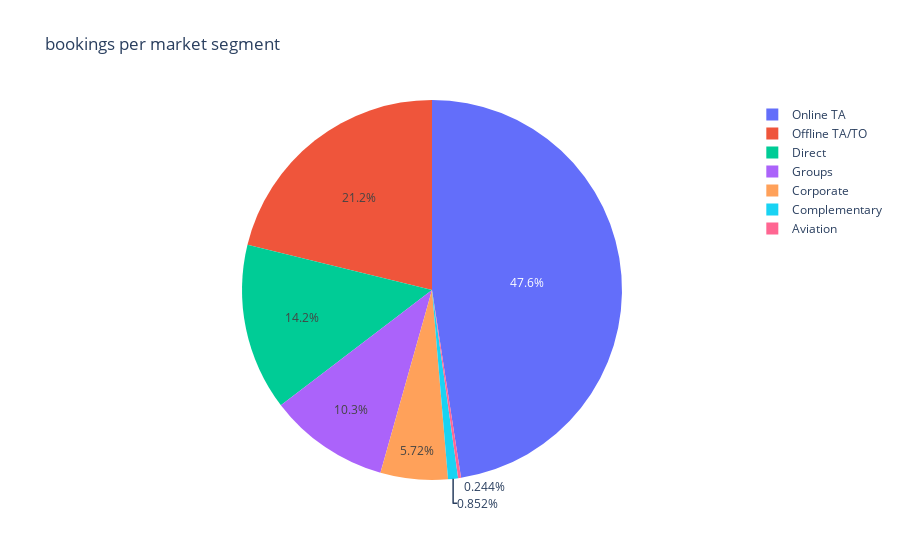

Notebook code for this chart:
### Code cell
px.pie(clean_data, values=clean_data['market_segment'].value_counts(), names=clean_data['market_segment'].value_counts().index,title='bookings per market segment')

### Figure 1 — Plotly figure (JSON) as saved in the notebook; plotly's stock layout.template omitted (floating-point values rounded to 4 significant figures)
{"data": [{"domain": {"x": [0, 1], "y": [0, 1]}, "hovertemplate": "label=%{label}<br>value=%{value}<extra></extra>", "labels": ["Online TA", "Offline TA/TO", "Direct", "Groups", "Corporate", "Complementary", "Aviation"], "legendgroup": "", "name": "", "showlegend": true, "type": "pie", "values": [35673, 15880, 10648, 7697, 4291, 639, 183]}], "layout": {"legend": {"tracegroupgap": 0}, "title": {"text": "bookings per market segment"}}}
